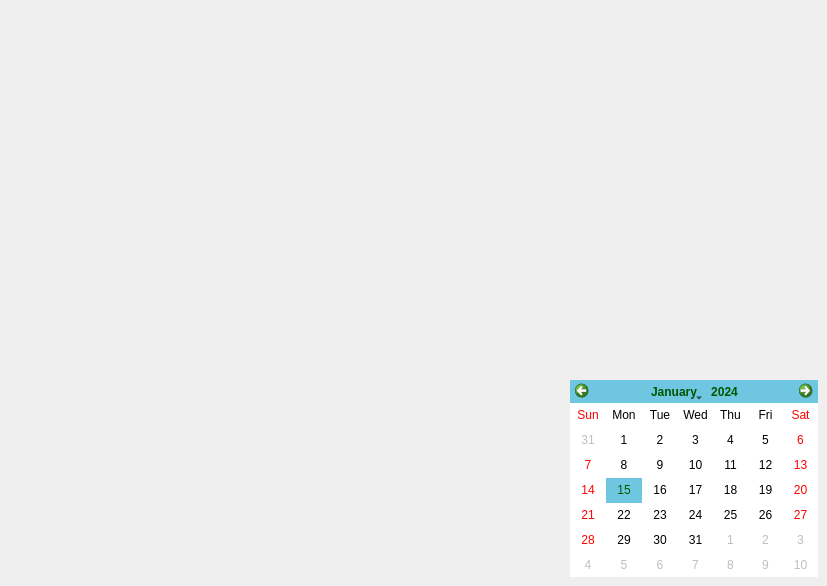
     <widget class="QWidget" name="pc_tab">
      <attribute name="title">
       <string>pc</string>
      </attribute>
      <widget class="QLabel" name="time">
       <property name="geometry">
        <rect>
         <x>400</x>
         <y>390</y>
         <width>91</width>
         <height>41</height>
        </rect>
       </property>
       <property name="styleSheet">
        <string notr="true">font: 75 20pt &quot;Century Gothic&quot;;
color: rgb(50, 149, 208);</string>
       </property>
       <property name="text">
        <string/>
       </property>
      </widget>
      <widget class="QLabel" name="labelWind">
       <property name="geometry">
        <rect>
         <x>50</x>
         <y>535</y>
         <width>451</width>
         <height>41</height>
        </rect>
       </property>
       <property name="styleSheet">
        <string notr="true">font: 75 12pt &quot;Century Gothic&quot;;
color: rgb(50, 127, 202);</string>
       </property>
       <property name="text">
        <string/>
       </property>
       <property name="alignment">
        <set>Qt::AlignCenter</set>
       </property>
      </widget>
      <widget class="QLabel" name="city_label">
       <property name="geometry">
        <rect>
         <x>250</x>
         <y>280</y>
         <width>101</width>
         <height>31</height>
        </rect>
       </property>
       <property name="styleSheet">
        <string notr="true">font: 75 20pt &quot;Century Gothic&quot;;
color: rgb(190, 190, 190);</string>
       </property>
       <property name="text">
        <string/>
       </property>
      </widget>
      <widget class="QLabel" name="loc">
       <property name="geometry">
        <rect>
         <x>210</x>
         <y>280</y>
         <width>22</width>
         <height>30</height>
        </rect>
       </property>
       <property name="styleSheet">
        <string notr="true">border-image: url(:/icons/loc.png);</string>
       </property>
       <property name="text">
        <string/>
       </property>
      </widget>
      <widget class="QCalendarWidget" name="calendarWidget">
       <property name="geometry">
        <rect>
         <x>570</x>
         <y>380</y>
         <width>248</width>
         <height>197</height>
        </rect>
       </property>
       <property name="styleSheet">
        <string notr="true">QCalendarWidget QWidget 
{
font: 9pt &quot;Century Gothic&quot;;
selection-background-color: rgb(110, 198, 224);
	alternate-background-color: rgb(255, 255, 255);
	selection-color: rgb(0, 85, 0);
}</string>
       </property>
       <property name="locale">
        <locale language="English" country="UnitedStates"/>
       </property>
       <property name="gridVisible">
        <bool>false</bool>
       </property>
       <property name="selectionMode">
        <enum>QCalendarWidget::SingleSelection</enum>
       </property>
       <property name="horizontalHeaderFormat">
        <enum>QCalendarWidget::ShortDayNames</enum>
       </property>
       <property name="verticalHeaderFormat">
        <enum>QCalendarWidget::NoVerticalHeader</enum>
       </property>
       <property name="navigationBarVisible">
        <bool>true</bool>
       </property>
       <property name="dateEditEnabled">
        <bool>true</bool>
       </property>
      </widget>
      <widget class="QLabel" name="labelTemperature">
       <property name="geometry">
        <rect>
         <x>90</x>
         <y>490</y>
         <width>181</width>
         <height>41</height>
        </rect>
       </property>
       <property name="styleSheet">
        <string notr="true">font: 75 20pt &quot;Century Gothic&quot;;
color: rgb(50, 149, 208);</string>
       </property>
       <property name="text">
        <string/>
       </property>
      </widget>
      <widget class="QPushButton" name="findButton">
       <property name="geometry">
        <rect>
         <x>470</x>
         <y>546</y>
         <width>20</width>
         <height>20</height>
        </rect>
       </property>
       <property name="styleSheet">
        <string notr="true">QPushButton 
{ 
background-color: rgba(255, 255, 255, 0);
border-image: url(:/icons/fresh.png);
}
QPushButton:hover 
{ 
	border-image: url(:/icons/Shuffle.png);

}
QPushButton:pressed
{
border-image: url(:/icons/fresh.png);
}</string>
       </property>
       <property name="text">
        <string/>
       </property>
       <property name="flat">
        <bool>true</bool>
       </property>
      </widget>
      <widget class="QLabel" name="weatherback">
       <property name="geometry">
        <rect>
         <x>50</x>
         <y>385</y>
         <width>451</width>
         <height>191</height>
        </rect>
       </property>
       <property name="styleSheet">
        <string notr="true">border-image: url(:/images/weatherback.png);</string>
       </property>
       <property name="text">
        <string/>
       </property>
      </widget>
      <widget class="QLabel" name="labelImage1">
       <property name="geometry">
        <rect>
         <x>90</x>
         <y>410</y>
         <width>40</width>
         <height>40</height>
        </rect>
       </property>
       <property name="styleSheet">
        <string notr="true"/>
       </property>
       <property name="text">
        <string/>
       </property>
      </widget>
      <widget class="QLabel" name="labelImage2">
       <property name="geometry">
        <rect>
         <x>160</x>
         <y>410</y>
         <width>40</width>
         <height>40</height>
        </rect>
       </property>
       <property name="styleSheet">
        <string notr="true"/>
       </property>
       <property name="text">
        <string/>
       </property>
      </widget>
      <widget class="QLabel" name="weather">
       <property name="geometry">
        <rect>
         <x>80</x>
         <y>460</y>
         <width>131</width>
         <height>31</height>
        </rect>
       </property>
       <property name="styleSheet">
        <string notr="true">font: 75 12pt &quot;Century Gothic&quot;;
color: rgb(50, 149, 208);</string>
       </property>
       <property name="text">
        <string/>
       </property>
       <property name="alignment">
        <set>Qt::AlignCenter</set>
       </property>
      </widget>
      <widget class="QLabel" name="look_2">
       <property name="geometry">
        <rect>
         <x>202</x>
         <y>67</y>
         <width>144</width>
         <height>144</height>
        </rect>
       </property>
       <property name="styleSheet">
        <string notr="true">border-image: url(:/face/1.png);</string>
       </property>
       <property name="text">
        <string/>
       </property>
      </widget>
      <widget class="QLabel" name="label_52">
       <property name="geometry">
        <rect>
         <x>40</x>
         <y>30</y>
         <width>468</width>
         <height>315</height>
        </rect>
       </property>
       <property name="styleSheet">
        <string notr="true">border-image: url(:/images/Content.png);
border-radius:9px;</string>
       </property>
       <property name="text">
        <string/>
       </property>
      </widget>
      <widget class="QLabel" name="name_label">
       <property name="geometry">
        <rect>
         <x>190</x>
         <y>220</y>
         <width>171</width>
         <height>41</height>
        </rect>
       </property>
       <property name="styleSheet">
        <string notr="true">font: 75 20pt &quot;Century Gothic&quot;;
color: rgb(190, 190, 190);</string>
       </property>
       <property name="text">
        <string/>
       </property>
       <property name="alignment">
        <set>Qt::AlignCenter</set>
       </property>
      </widget>
      <widget class="QLabel" name="label_53">
       <property name="geometry">
        <rect>
         <x>540</x>
         <y>40</y>
         <width>271</width>
         <height>191</height>
        </rect>
       </property>
       <property name="styleSheet">
        <string notr="true">border-image: url(:/images/a.png);
border-radius:9px;</string>
       </property>
       <property name="text">
        <string/>
       </property>
      </widget>
      <widget class="QLabel" name="label_54">
       <property name="geometry">
        <rect>
         <x>550</x>
         <y>230</y>
         <width>141</width>
         <height>111</height>
        </rect>
       </property>
       <property name="styleSheet">
        <string notr="true">border-image: url(:/images/p1.png);</string>
       </property>
       <property name="text">
        <string/>
       </property>
      </widget>
      <widget class="QLabel" name="label_64">
       <property name="geometry">
        <rect>
         <x>713</x>
         <y>250</y>
         <width>101</width>
         <height>101</height>
        </rect>
       </property>
       <property name="styleSheet">
        <string notr="true">border-image: url(:/images/China.png);</string>
       </property>
       <property name="text">
        <string/>
       </property>
      </widget>
      <zorder>weatherback</zorder>
      <zorder>time</zorder>
      <zorder>labelWind</zorder>
      <zorder>calendarWidget</zorder>
      <zorder>labelTemperature</zorder>
      <zorder>findButton</zorder>
      <zorder>labelImage1</zorder>
      <zorder>labelImage2</zorder>
      <zorder>weather</zorder>
      <zorder>label_52</zorder>
      <zorder>look_2</zorder>
      <zorder>loc</zorder>
      <zorder>city_label</zorder>
      <zorder>name_label</zorder>
      <zorder>label_53</zorder>
      <zorder>label_54</zorder>
      <zorder>label_64</zorder>
     </widget>
